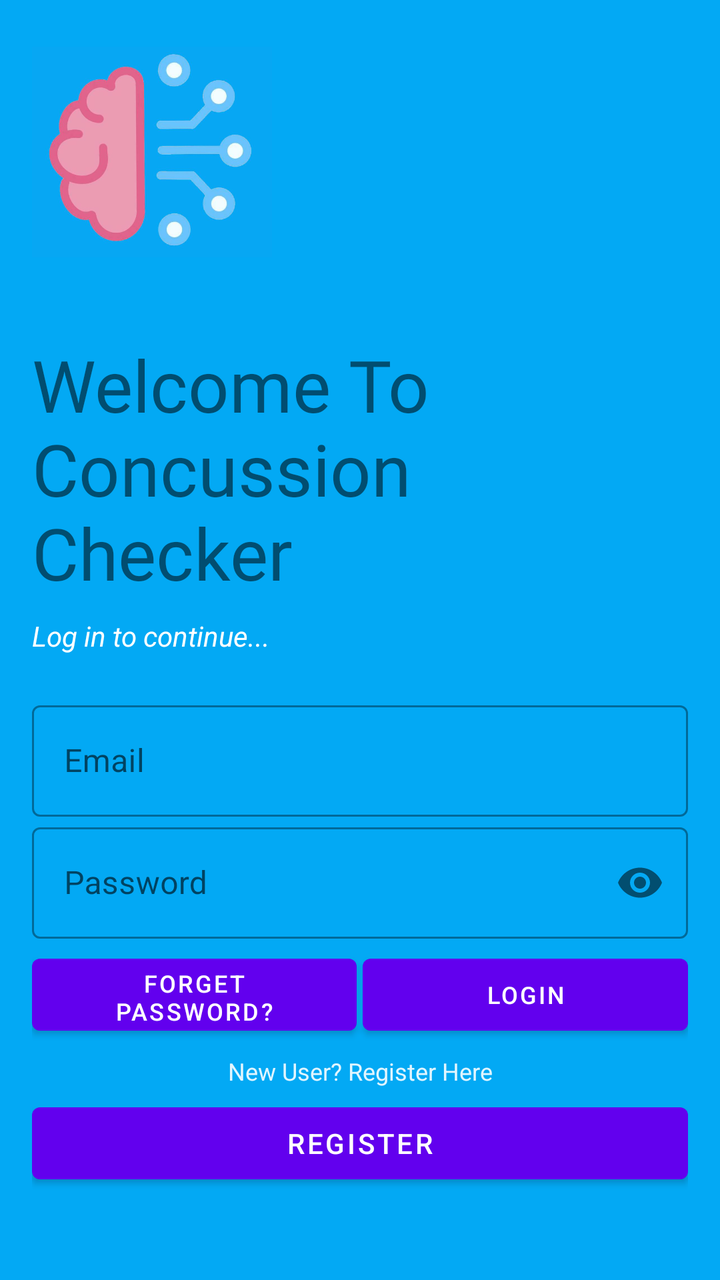
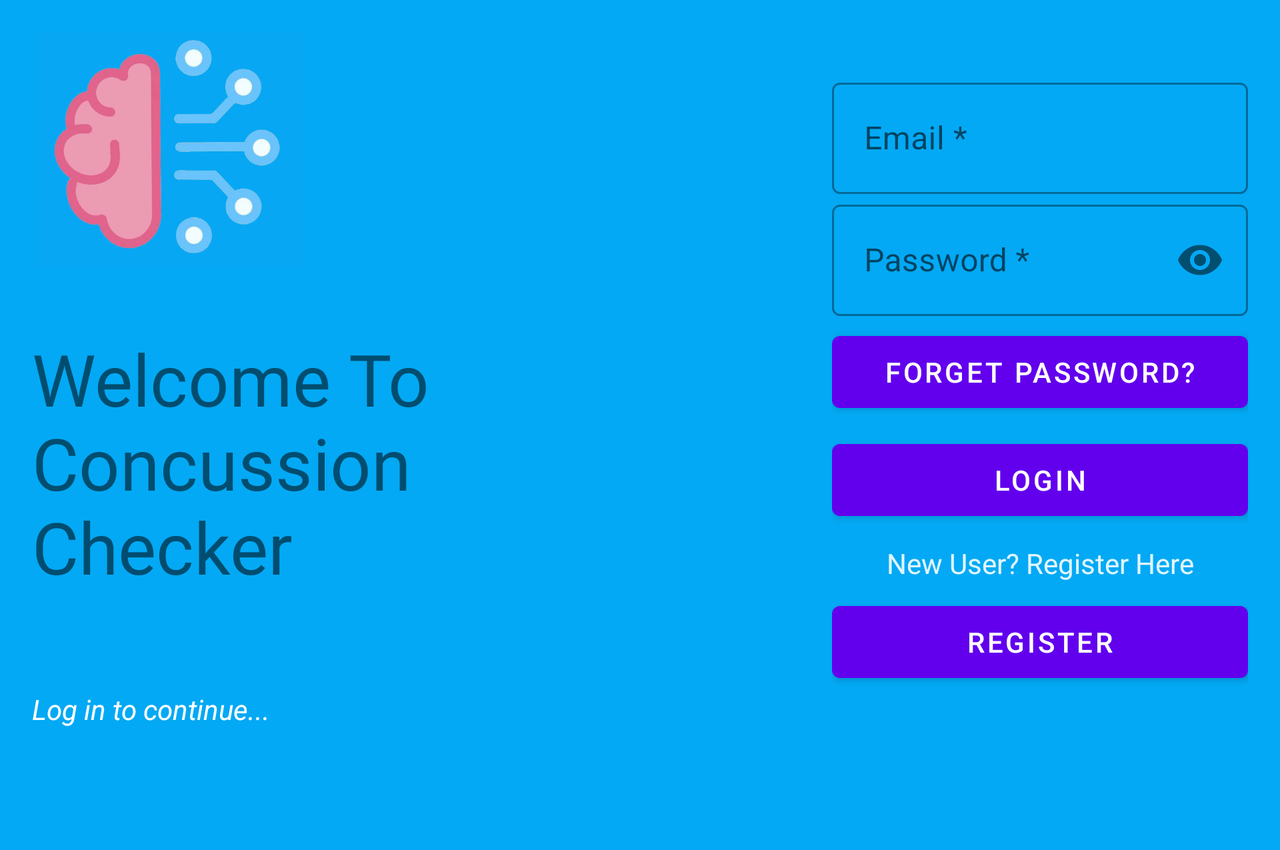

One screen, two layout resources from the same app: the default and the repository's alternative for another configuration. Each is rendered where Android would select it; the XML of both is given below.
<!-- AndroidManifest.xml: application theme AppTheme -->
<!-- res/layout/coach_login.xml -->
<?xml version="1.0" encoding="utf-8"?>
<LinearLayout xmlns:android="http://schemas.android.com/apk/res/android"
    xmlns:app="http://schemas.android.com/apk/res-auto"
    xmlns:tools="http://schemas.android.com/tools"
    style="@style/Theme.AppCompat"
    android:layout_width="match_parent"
    android:layout_height="match_parent"
    android:background="#03a9f4"
    android:orientation="vertical"
    android:padding="16dp"
    android:textColor="@color/colorText"
    tools:context=".PlayerLoginActivity">


    <ImageView
        android:layout_width="120dp"
        android:layout_height="120dp"
        android:layout_marginBottom="32dp"
        android:src="@mipmap/smaller_intro"
        android:contentDescription="@string/logo_Image" />

    <TextView
        android:layout_width="wrap_content"
        android:layout_height="wrap_content"
        android:fontFamily="@font/archivo_black"
        android:text="@string/welcome_message"
        android:textSize="36sp" />

    <TextView
        android:layout_width="wrap_content"
        android:layout_height="wrap_content"
        android:layout_marginTop="8dp"
        android:text="@string/login_to_continue"
        android:textColor="#FFFFFF"/>

    <LinearLayout
        android:layout_width="match_parent"
        android:layout_height="316dp"
        android:layout_marginTop="20dp"
        android:layout_marginBottom="20dp"
        android:orientation="vertical">

        

        <com.google.android.material.textfield.TextInputLayout

            android:id="@+id/coach_login_email"
            style="@style/Widget.MaterialComponents.TextInputLayout.OutlinedBox"
            android:layout_width="match_parent"
            android:layout_height="wrap_content"
            android:hint="@string/login_email">

            <com.google.android.material.textfield.TextInputEditText
                android:id="@+id/coach_login_email2"
                android:layout_width="match_parent"
                android:layout_height="wrap_content" />
        </com.google.android.material.textfield.TextInputLayout>

        <com.google.android.material.textfield.TextInputLayout

            android:id="@+id/coach_login_password"
            style="@style/Widget.MaterialComponents.TextInputLayout.OutlinedBox"
            android:layout_width="match_parent"
            android:layout_height="wrap_content"
            android:hint="@string/login_pass"
            app:passwordToggleEnabled="true">

            <com.google.android.material.textfield.TextInputEditText
                android:id="@+id/coach_login_password2"
                android:layout_width="match_parent"
                android:layout_height="wrap_content"
                android:inputType="textPassword" />
        </com.google.android.material.textfield.TextInputLayout>

        
        <LinearLayout
            android:layout_width="match_parent"
            android:layout_height="wrap_content"
            android:layout_marginTop="4dp"
            android:orientation="horizontal">


            <Button
                android:id="@+id/coach_forgot_pass_btn"
                android:layout_width="0dp"
                android:layout_height="match_parent"
                android:layout_marginBottom="2dp"
                android:layout_weight="1"

                android:text="@string/forget_password"
                android:textColor="#fff"
                android:textSize="12sp" />

            
            <View
                android:layout_width="0dp"
                android:layout_height="match_parent"
                android:layout_weight=".02" />


            <Button
                android:id="@+id/coach_login"
                android:layout_width="0dp"
                android:layout_height="wrap_content"
                android:layout_marginBottom="2dp"
                android:layout_weight="1"

                android:onClick="loginUser"
                android:text="@string/login"
                android:textColor="#fff"
                android:textSize="12sp" />

            <ProgressBar
                android:id="@+id/progressBar"
                android:layout_width="wrap_content"
                android:layout_height="wrap_content"
                android:visibility="gone" />

        </LinearLayout>

        <TextView
            android:id="@+id/reglink_text_view"
            android:layout_width="match_parent"
            android:layout_height="wrap_content"
            android:layout_margin="4dp"
            android:background="#00000000"

            android:gravity="center_horizontal"
            android:text="@string/new_user_reg_here"
            android:textAlignment="center"
            android:textColor="@color/colorText"
            android:textSize="12sp" />

        <LinearLayout
            android:layout_width="match_parent"
            android:layout_height="wrap_content">

            <Button
                android:id="@+id/player_reg_btn"
                android:layout_width="match_parent"
                android:layout_height="match_parent"
                android:onClick="onButtonClicked"
                android:text="@string/player_register_btn" />
        </LinearLayout>


    </LinearLayout>
</LinearLayout>
<!-- resources referenced by this layout -->
<resources>
  <color name="colorText">#e1f5fe</color>
  <!-- mipmap smaller_intro: png bitmap (mipmap-xxxhdpi, 185632 bytes) -->
  <string name="forget_password">Forget Password?</string>
  <string name="login">Login</string>
  <string name="login_email">Email</string>
  <string name="login_pass">Password</string>
  <string name="login_to_continue"> <i>Log in to continue...</i></string>
  <string name="logo_Image">Logo</string>
  <string name="new_user_reg_here">New User? Register Here</string>
  <string name="player_register_btn">Register</string>
  <string name="welcome_message">Welcome To Concussion Checker</string>
  <style name="AppTheme" parent="Theme.MaterialComponents.Light.NoActionBar">
  
  
  
  
          
          <item name="colorOnBackground"> @color/colorBackground</item>
          <item name="colorPrimary">@color/colorPrimary</item>
          <item name="colorPrimaryDark">@color/colorPrimaryDark</item>
          <item name="colorAccent">@color/colorAccent</item>
          <item name="android:textColorHint">@color/colorText</item>
      </style>
  <color name="colorBackground">#03a9f4</color>
  <color name="colorPrimary">#6200EE</color>
  <color name="colorPrimaryDark">#3700B3</color>
  <color name="colorAccent">#03DAC5</color>
</resources>
<!-- res/layout-land/coach_login.xml (the repository's variant of the layout above) -->
<!-- drawn on the phone turned sideways -->
<?xml version="1.0" encoding="utf-8"?>
<ScrollView android:layout_width="fill_parent"
    android:layout_height="fill_parent"
    xmlns:android="http://schemas.android.com/apk/res/android" >

<LinearLayout xmlns:app="http://schemas.android.com/apk/res-auto"
    xmlns:tools="http://schemas.android.com/tools"
    style="@style/Theme.AppCompat"
    android:layout_width="match_parent"
    android:layout_height="wrap_content"
    android:background="#03a9f4"
    android:orientation="horizontal"
    android:padding="16dp"
    android:textColor="@color/colorText"
    tools:context=".PlayerLoginActivity">

    
    <LinearLayout
        android:layout_width="400dp"
        android:layout_height="380dp"
        android:orientation="vertical">

        <ImageView
            android:layout_width="137dp"
            android:layout_height="117dp"
            android:layout_marginBottom="32dp"
            android:contentDescription="@string/logo_Image"
            android:src="@mipmap/smaller_intro" />

        <TextView
            android:layout_width="304dp"
            android:layout_height="180dp"
            android:fontFamily="@font/archivo_black"
            android:text="@string/welcome_message"
            android:textSize="36sp" />

        <TextView
            android:layout_width="wrap_content"
            android:layout_height="wrap_content"
            android:text="@string/login_to_continue"
            android:textColor="#FFFFFF" />
    </LinearLayout>

    <LinearLayout
        android:layout_width="match_parent"
        android:layout_height="353dp"
        android:layout_marginTop="20dp"
        android:layout_marginBottom="20dp"
        android:orientation="vertical">

        
        <com.google.android.material.textfield.TextInputLayout

            android:id="@+id/coach_login_email"
            style="@style/Widget.MaterialComponents.TextInputLayout.OutlinedBox"
            android:layout_width="match_parent"
            android:layout_height="wrap_content"
            android:hint="@string/email_hint">

            <com.google.android.material.textfield.TextInputEditText
                android:id="@+id/coach_login_email2"
                android:layout_width="match_parent"
                android:layout_height="wrap_content" />
        </com.google.android.material.textfield.TextInputLayout>

        <com.google.android.material.textfield.TextInputLayout

            android:id="@+id/coach_login_password"
            style="@style/Widget.MaterialComponents.TextInputLayout.OutlinedBox"
            android:layout_width="match_parent"
            android:layout_height="wrap_content"
            android:hint="@string/password_hint"
            app:passwordToggleEnabled="true">

            <com.google.android.material.textfield.TextInputEditText
                android:id="@+id/coach_login_password2"
                android:layout_width="match_parent"
                android:layout_height="wrap_content"
                android:inputType="textPassword" />
        </com.google.android.material.textfield.TextInputLayout>

        <Button
            android:id="@+id/coach_forgot_pass_btn"
            android:layout_width="match_parent"
            android:layout_height="wrap_content"
            android:layout_gravity="end"
            android:layout_marginTop="4dp"
            android:layout_marginBottom="2dp"
            android:elevation="0dp"
            android:onClick="onButtonClicked"
            android:text="@string/forget_password" />

        <Button
            android:id="@+id/coach_login"
            android:layout_width="match_parent"
            android:layout_height="wrap_content"
            android:layout_marginTop="4dp"
            android:layout_marginBottom="4dp"

            android:onClick="loginUser"
            android:text="@string/btn_login"
            android:textColor="#fff" />

        <TextView
            android:id="@+id/reglink_text_view"
            android:layout_width="match_parent"
            android:layout_height="wrap_content"
            android:layout_margin="4dp"
            android:elevation="0dp"
            android:gravity="center_horizontal"
            android:text="@string/new_user_reg_here"
            android:textAlignment="center"
            android:textColor="@color/colorText" />

        <Button
            android:id="@+id/player_reg_btn"
            android:layout_width="match_parent"
            android:layout_height="wrap_content"
            android:layout_gravity="end"
            android:layout_marginTop="2dp"
            android:layout_marginBottom="4dp"

            android:onClick="onButtonClicked"
            android:text="@string/register_btn" />


        <ProgressBar
            android:id="@+id/progressBar"
            android:layout_width="wrap_content"
            android:layout_height="wrap_content"
            android:visibility="gone" />

    </LinearLayout>
</LinearLayout>
</ScrollView>
<!-- resources referenced by the variant -->
<!-- as the phone turned sideways resolves them -->
<resources>
  <color name="colorText">#e1f5fe</color>
  <!-- mipmap smaller_intro: png bitmap (mipmap-xxxhdpi, 185632 bytes) -->
  <string name="btn_login">Login</string>
  <string name="email_hint">Email *</string>
  <string name="forget_password">Forget Password?</string>
  <string name="login_to_continue"> <i>Log in to continue...</i></string>
  <string name="logo_Image">Logo</string>
  <string name="new_user_reg_here">New User? Register Here</string>
  <string name="password_hint">Password *</string>
  <string name="register_btn">Register</string>
  <string name="welcome_message">Welcome To Concussion Checker</string>
  <style name="AppTheme" parent="Theme.MaterialComponents.Light.NoActionBar">
  
  
  
  
          
          <item name="colorOnBackground"> @color/colorBackground</item>
          <item name="colorPrimary">@color/colorPrimary</item>
          <item name="colorPrimaryDark">@color/colorPrimaryDark</item>
          <item name="colorAccent">@color/colorAccent</item>
          <item name="android:textColorHint">@color/colorText</item>
      </style>
  <color name="colorBackground">#03a9f4</color>
  <color name="colorPrimary">#6200EE</color>
  <color name="colorPrimaryDark">#3700B3</color>
  <color name="colorAccent">#03DAC5</color>
</resources>
